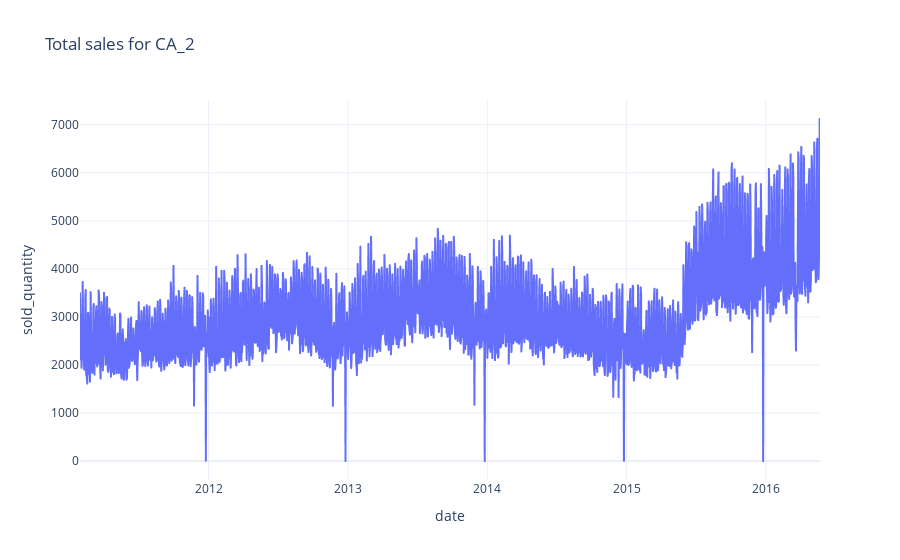

The code cell stored with this chart in its notebook:
### Code cell
random_store_id = np.random.choice(sales_enr_agg_df['store_id'].unique())
ts_df = sales_enr_agg_df[sales_enr_agg_df['store_id'] == random_store_id].reset_index(drop=True)

px.line(
    ts_df,
    x="date",
    y="sold_quantity",
    template="plotly_white",
    title=f"Total sales for {random_store_id}",
)

### Figure 1 — Plotly figure (JSON) as saved in the notebook; plotly's stock layout.template omitted (floating-point values rounded to 4 significant figures; data arrays with more than 128 entries replaced by an {"elided": "..."} marker saying what was removed)
{"data": [{"hovertemplate": "date=%{x}<br>sold_quantity=%{y}<extra></extra>", "legendgroup": "", "line": {"color": "#636efa", "dash": "solid"}, "marker": {"symbol": "circle"}, "mode": "lines", "name": "", "showlegend": false, "type": "scattergl", "x": {"elided": "1941 str values"}, "xaxis": "x", "y": {"elided": "1941 int values"}, "yaxis": "y"}], "layout": {"legend": {"tracegroupgap": 0}, "title": {"text": "Total sales for CA_2"}, "xaxis": {"anchor": "y", "domain": [0, 1], "title": {"text": "date"}}, "yaxis": {"anchor": "x", "domain": [0, 1], "title": {"text": "sold_quantity"}}}}
